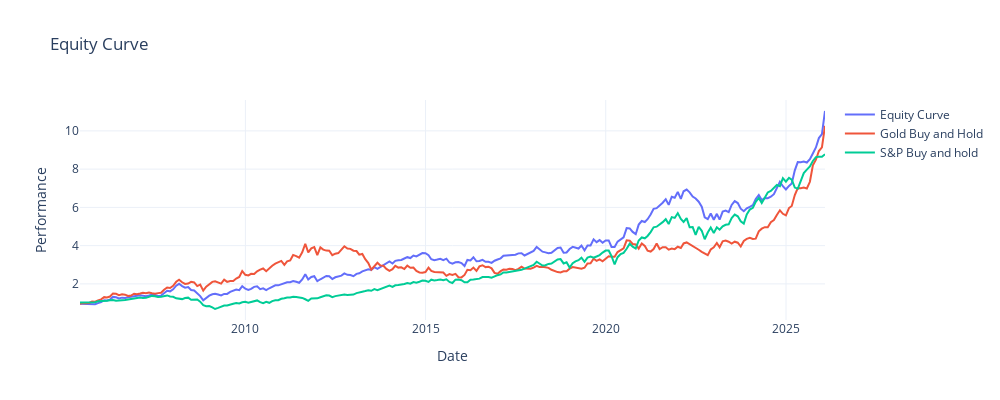
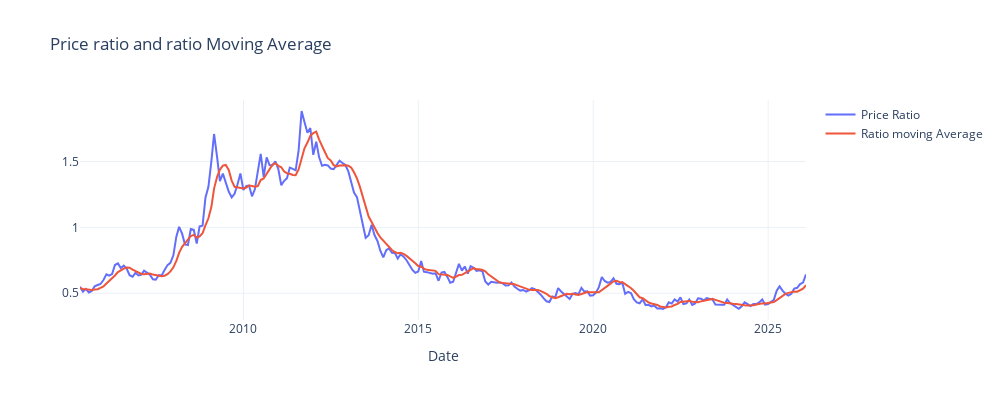
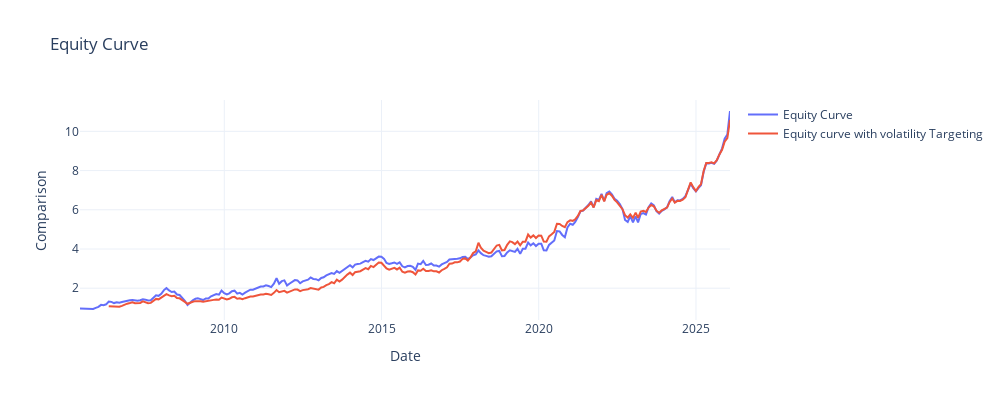

The cell these charts' notebook holds for them, in order:
### Code cell
strategy_returns, strategy_vt, monthly_returns = strategy.rotation_strategy(6, 0.12, 1000)

### Figure 1 — Plotly figure (JSON) as saved in the notebook; plotly's stock layout.template omitted (floating-point values rounded to 4 significant figures; data arrays with more than 128 entries replaced by an {"elided": "..."} marker saying what was removed)
{"data": [{"mode": "lines", "name": "Equity Curve", "type": "scatter", "x": {"elided": "249 str values"}, "y": {"elided": "249 float values"}}, {"mode": "lines", "name": "Gold Buy and Hold", "type": "scatter", "x": {"elided": "249 str values"}, "y": {"elided": "249 float values"}}, {"mode": "lines", "name": "S&P Buy and hold", "type": "scatter", "x": {"elided": "249 str values"}, "y": {"elided": "249 float values"}}], "layout": {"autosize": false, "height": 400, "hovermode": "x unified", "title": {"text": "Equity Curve"}, "width": 1000, "xaxis": {"title": {"text": "Date"}}, "yaxis": {"title": {"text": "Performance"}}}}

### Figure 2 — Plotly figure (JSON) as saved in the notebook; plotly's stock layout.template omitted (floating-point values rounded to 4 significant figures; data arrays with more than 128 entries replaced by an {"elided": "..."} marker saying what was removed)
{"data": [{"mode": "lines", "name": "Price Ratio", "type": "scatter", "x": {"elided": "250 str values"}, "y": {"elided": "250 float values"}}, {"mode": "lines", "name": "Ratio moving Average", "type": "scatter", "x": {"elided": "250 str values"}, "y": {"elided": "250 float values"}}], "layout": {"autosize": false, "height": 400, "hovermode": "x unified", "title": {"text": "Price ratio and ratio Moving Average"}, "width": 1000, "xaxis": {"title": {"text": "Date"}}}}

### Figure 3 — Plotly figure (JSON) as saved in the notebook; plotly's stock layout.template omitted (floating-point values rounded to 4 significant figures; data arrays with more than 128 entries replaced by an {"elided": "..."} marker saying what was removed)
{"data": [{"mode": "lines", "name": "Equity Curve", "type": "scatter", "x": {"elided": "249 str values"}, "y": {"elided": "249 float values"}}, {"mode": "lines", "name": "Equity curve with volatility Targeting", "type": "scatter", "x": {"elided": "249 str values"}, "y": {"elided": "249 float values"}}], "layout": {"autosize": false, "height": 400, "hovermode": "x unified", "title": {"text": "Equity Curve"}, "width": 1000, "xaxis": {"title": {"text": "Date"}}, "yaxis": {"title": {"text": "Comparison"}}}}
